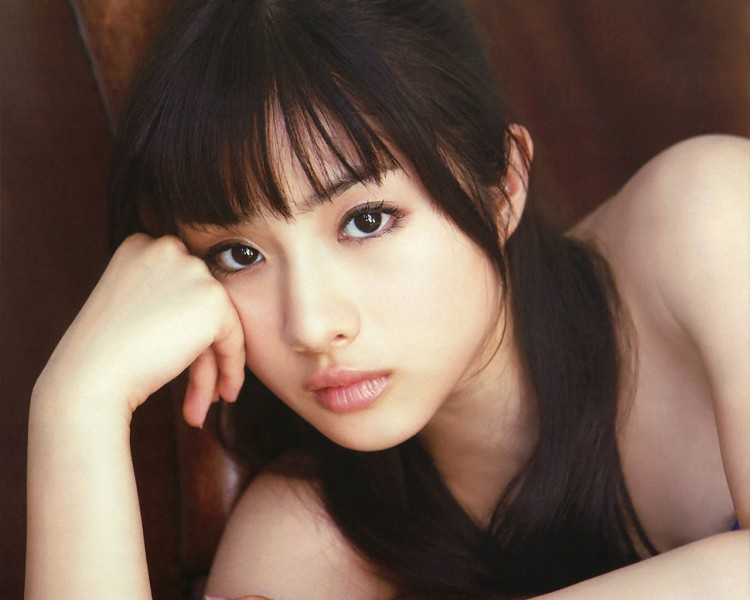
#> input picture test_girl.jpg, 750 x 600 px
$ jupyter execute --allow-errors p3_Linear_Algebra.ipynb   (shell and % lines are left out)
#> lines starting #> are read from the running program, lines starting #| are printed output that depends on the picture
# 线性代数：机器学习背后的优化原理


线性代数作为数学的一个分支，广泛应用于科学和工程中，掌握好线性代数对于理解和从事机器学习算法相关工作是很有必要的，尤其对于深度学习算法而言。因此，这个项目会从浅入深更好的帮助你学习与积累一些跟人工智能强相关的线性代数的知识。

本项目内容理论知识部分参考[《DeepLearning》又名花书](https://book.douban.com/subject/27087503/)第二章，希望大家支持正版购买图书。

若项目中的题目有困难没完成也没关系，我们鼓励你带着问题提交项目，评审人会给予你诸多帮助。

所有选做题都可以不做，不影响项目通过。如果你做了，那么项目评审会帮你批改，也会因为选做部分做错而判定为不通过。

## 准备工作

我们将讲解常用的线性代数知识，而学员需使用numpy来实现这些知识点（当然也可以自己写算法实现），还需要使用matplotlib完成规定图像习题，当然，本项目用到的python代码(或numpy的使用)课程中并未完全教授，所以需要学员对相应操作进行学习与查询，这在我们往后的人工智能学习之旅中是必不可少的一个技能，请大家珍惜此项目的练习机会。

当然，这里提供官方的[numpy Quickstart](https://docs.scipy.org/doc/numpy/user/quickstart.html#)来帮助你更好的完成项目。

本项目还需要使用LaTeX公式，以下两个链接供学习与使用：

[Latex cheatsheet](https://www.authorea.com/users/77723/articles/110898-how-to-write-mathematical-equations-expressions-and-symbols-with-latex-a-cheatsheet)

[aTeX Cookbook](http://www.personal.ceu.hu/tex/cookbook.html#inline)

首先，导入你所需的软件包。一般我们建议在工程开头导入**所有**需要的软件包。

[cell 1]
# TODO: import相关库
import numpy as np
import matplotlib.pyplot as plt

## 1、标量，向量，矩阵，张量

**首先，让我们回顾下基本的定义：**

- 标量（scalar）：形式而言，一个标量是一个单独的数，常用斜体的小写变量名称来表示。_v_

- 向量（vector）：形式而言，一个向量是一列有序数，常用粗体的小写变量名称表示**v**，或者上面标记剪头$\vec{v}$

- 矩阵（matrix）：形式而言，一个矩阵是一个二维数组，常用大写变量名称表示A，表示内部的元素则会使用$A_{i,j}$

- 张量（tensor）：形式而言，一个张量是一个多维数组，常用粗体的大写字母变量名称表示**T**，表示内部的元素则会使用$A_{i,j,z}$ 等等

用图片直观的显示区别如下

**接下来让我们回顾下基本的运算：**

- 加法

- 标量乘法

- 转置

- 矩阵向量乘法（内积，人工智能中常见的拼写：matrix product 或者 dot product）

**线性方程组：**

由矩阵乘法也演变出了我们最常见的线性方程组，已知矩阵与未知向量的乘积，等于另一个已知向量，通过此方程组可求解那个未知向量，一般写为x，具体如下表示。
等式左侧可以这么来理解：

列为具体的矩阵来看：
$$
\begin{bmatrix}
    A_{1,1} & A_{1,2} & \cdots & A_{1,n} \\\\
    A_{2,1} & A_{2,2} & \cdots & A_{2,n} \\\\
    \cdots & \cdots & \cdots & \cdots \\\\
    A_{m,1} & A_{m,2} & \cdots & A_{m,n}
\end{bmatrix}
\times
\begin{bmatrix}
    x_1 \\\\
    x_2 \\\\
    \cdots \\\\
    x_n
\end{bmatrix}
=
\begin{bmatrix}
    b_1 \\\\
    b_2 \\\\
    \cdots \\\\
    b_m
\end{bmatrix}
$$

或者更简单的表示为

$$Ax=b$$

既然有未知数，那么自然需要求解未知数，而我们的未知数需要满足所有方程，也不是一直都有解的，下面来列我们二维矩阵所组成的方程解的情况,若两条线平行不存在焦点，那么说明没有一个$x_1$, $x_2$同时满足两个方程，则此方程组无解，同理，若相交，则有一个解，若完全相等，则有无穷个解。

### 1.1、基本运算并绘图
例题 $\vec{v}$ + $\vec{w}$

$\hspace{1cm}\vec{v} = \begin{bmatrix} 1\\ 1\end{bmatrix}$

$\hspace{1cm}\vec{w} = \begin{bmatrix} -2\\ 2\end{bmatrix}$

结果需要先使用numpy计算向量运算结果，并用LaTeX公式表示：

$\hspace{1cm}\vec{v}+\vec{w} = \begin{bmatrix} -1\\ 3\end{bmatrix}$

并使用matlibplot绘制出(图表颜色样式不要求)

#### 1.1.1
**根据上面例题展示，计算并绘制  $2\vec{v}$ - $\vec{w}$  的结果**

$\hspace{1cm}\vec{v} = \begin{bmatrix} 4\\ 1\end{bmatrix}$

$\hspace{1cm}\vec{w} = \begin{bmatrix} -1\\ 2\end{bmatrix}$

[cell 2]
#首先定义向量v
v = np.array([4, 1])

#定义向量w
w = np.array([-1,2])

vw = v+w

#绘制向量的图形
vwx = plt.axes()
vwx.plot(0,0,'or')
vwx.arrow(0, 0, *v, color='b', linewidth=2.5, head_width=0.30, head_length=0.35)
plt.xlim(-2, 6)
plt.ylim(-2, 4)
vwx.arrow(v[0], v[1], *w, color='c',linestyle = 'dotted' ,linewidth=2.5, head_width=0.30, head_length=0.35)
vwx.arrow(0, 0, *vw, color='k', linewidth=2.5, head_width=0.30, head_length=0.35);
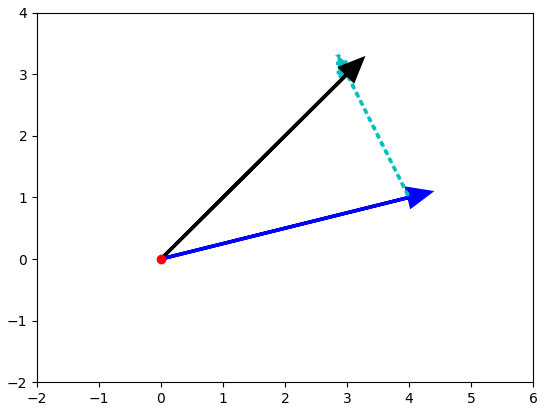
#> figure drawn by matplotlib, 1 panel

$\hspace{1cm}\vec{v}+\vec{w} = \begin{bmatrix} 3\\ 3\end{bmatrix}$

例题，方程组求解：
$$
\begin{cases}
y = 2x + 1\\\\
y = 6x - 2
\end{cases}
$$
用matplotlib绘制图表（图表样式不要求）

由上可知此方程组有且仅有一个解

需使用numpy（或自写算法）计算该解的结果,并用LaTeX公式表示出来(结果可以用小数或者分数展示)
$$
\begin{cases}
x = \frac{3}{4} \\\\
y = \frac{5}{2}
\end{cases}
$$

#### 1.1.2
**根据上面例题展示，绘制方程组，说明是否有解是否为唯一解，若有解需计算出方程组的解**
$$
\begin{cases}
y = 2x + 1\\\\
y = \frac{1}{10}x+6
\end{cases}
$$

[cell 3]
# 1.1.2 TODO
# 先表示为两个矩阵的,先求出解


t = np.array([1,60])
vw = np.array([[-2,1],[-1,10]])
print("\nMatrix vw:", vw, "\nVector t:", t, sep="\n")
try:

    result = np.linalg.solve(vw,t)
except LinAlgError as e:
    print(e)
print(result)
plt.plot([-0.5,0],[0,1],'b',linewidth=3)
plt.plot([-60,0],[0,6],'c-.',linewidth=3)
plt.plot([2.63157895],[6.26315789],'ro',linewidth=3)

plt.xlabel('Single Solution')

plt.show()
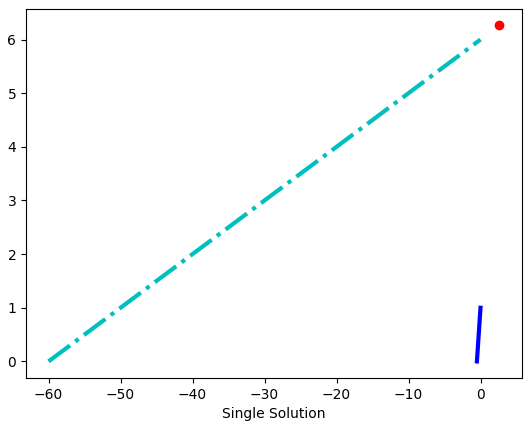
#> figure drawn by matplotlib, 1 panel
# 通过绘图得出总共几个解
# 一定会有一个交点

[cell 4]
x = np.arange(-10, 10)
y1 = 2*x + 1
y2 = (1/10)*x + 6
plt.figure()
plt.plot(x, y1)
plt.plot(x, y2)
plt.xlim(-2, 8)
plt.ylim(-2, 10)
# draw axes
plt.axvline(x=0,color='#A9A9A9');
plt.axhline(y=0,color='#A9A9A9');
#> (the rest of this cell did not finish here and is left out)

### 1.2、说明题
#### 1.2.1
**使用numpy（或自写算法）说明$(AB)^{\text{T}} = B^\text{T}A^\text{T}$**

**其中**
$$
A=\begin{bmatrix}
    21 & 7 \\\\
    15 & 42 \\\\
    9 & 6
\end{bmatrix},
B=\begin{bmatrix}
    4 \\\\
    33
\end{bmatrix}
$$

[cell 5]
# 1.2.1 TODO

A = np.array([[21,7],[15,42],[9,6]])
B = np.array([-1,2])
AB_T=np.matmul(A,B)
AB_T= AB_T.T


A_T_B_T = np.matmul(B.T,A.T)
print(AB_T==A_T_B_T)

#### 1.2.2
**使用numpy（或自写算法）说明  $A ( B + C ) = AB + AC$ **

**其中**
$$
A=\begin{bmatrix}
    9 & 3 \\\\
    8 & 4 \\\\
    7 & 6
\end{bmatrix},
B=\begin{bmatrix}
    5 \\\\
    2
\end{bmatrix},
C=\begin{bmatrix}
    5 \\\\
    7
\end{bmatrix}
$$

[cell 6]
# 1.2.2 TODO
A = np.array([[9,3],[8,4],[7,6]])
B = np.array([5,2])
C = np.array([5,7])
A_BC = np.matmul(A,B+C)
AB_AC = np.matmul(A,B)+np.matmul(A,C)
print(A_BC==AB_AC)

## 2、特殊矩阵

- 单位矩阵

如果选取任意一个向量和某矩阵相乘，该向量都不会改变，我们将这种保持n维向量不变的矩阵记为单位矩阵$I_n$

- 逆矩阵

如果存在一个矩阵，使$A^{-1} A = I_n$，那么$A^{-1}$就是A的逆矩阵。

- 对角矩阵

如果一个矩阵只有主对角线上还有非零元素，其他位置都是零，这个矩阵就是对角矩阵

- 对称矩阵

如果一个矩阵的转置是和它自己相等的矩阵，即$A=A^{T}$，那么这个矩阵就是对称矩阵

- 正交矩阵

行向量和列向量是分别标准正交(90度)的方阵，即$A^{T}A = AA^{T} = I_n$，又即$A^{-1} = A^{T}$，那么这种方阵就是正交矩阵

### 2.1、证明题

通过LaTeX公式，结合上面所述概念，假设$A^{-1}$存在的情况下，证明$Ax=b$的解$x={A}^{-1}{b}$

回答：

因为{A}^{-1}存在且不为0,等式左右两边同时乘以{A}^{-1}
${A}^{-1}Ax={A}^{-1}b$
因为${A}^{-1}A = I$,所以
$I_n {x}={A}^{-1}b$
因为和单位矩阵相乘得到的是本身,所以 $I_n{x}={x}$
所以${x}={A}^{-1}b$

### 2.2、 计算题

#### 2.2.1

通过numpy计算，再次验证2.1证明题
$$
\begin{cases}
y = 2x + 1\\\\
y = \frac{1}{10}x+6
\end{cases}
$$
并用LaTeX公式写出$A^{-1}$是多少（小数分数皆可）

[cell 7]
# 2.2.1 TODO
# 逆矩阵的求法

# Ax=b

那么转换这道题
就会变为
2x-y = -1
0.1x-y=-6

[cell 8]
A = np.array([[2,-1],[0.1,-1]])
A

[cell 9]
b = np.array([1,60])

[cell 10]
try:

    x = np.linalg.solve(A,b)
    print(x)
except LinAlgError as e:
    print(e)

[cell 11]
# 用numpy的求逆的方法,首先求出A的逆矩阵A-1
inv = np.linalg.inv(A)
inv

为了验证${x}={A}^{-1}b$  ,两边分别求出来看一下是否相等.

[cell 12]
inv.dot(b)
# 测试下老师是否说的对

[cell 13]
np.matmul(inv,b)
# 二者确实相等

* 二者都是矩阵乘法。
* np.matmul中禁止矩阵与标量的乘法。
* 在矢量乘矢量的內积运算中，np.matmul与np.dot没有区别。
* np.matmul中，多维的矩阵，将前n-2维视为后2维的元素后，进行乘法运算。

#### 2.2.2

1、请用numpy（或自写算法）实现一个6x6的对角矩阵，矩阵的对角线由3至8（含8）组成。

2、计算第一问生成的对角矩阵与向量$[6,7,1,2,5,9]^{T}$的乘积

[cell 14]
# 2.2.2 TODO
matrix_a = np.diag([i for i in range(3,9,1)])
print(matrix_a)
b = np.array([6,7,1,2,5,9])
mat = np.matmul(matrix_a,b.T)
mat = matrix_a.dot(b.T)

print(mat)

## 3、迹运算
迹运算返回的是矩阵对角元素的和，如图所示

写成数学公式为：
$$ \large Tr(A) = \sum_{i}A_{i,i}$$

**说明题：**

使用numpy验证
$$
\large Tr(ABC) = Tr(CAB) = Tr(BCA)
$$
其中
$$
A=
\begin{bmatrix}
    7 & 6 \\\\
    29 & 3
\end{bmatrix}
$$

$$
B=
\begin{bmatrix}
    2 & -8 \\\\
    9 & 10
\end{bmatrix}
$$

$$
C=
\begin{bmatrix}
    2 & 17 \\\\
    1 & 5
\end{bmatrix}
$$

[cell 15]
# 3 TODO
A = np.array([[7,6],[29,3]])
B = np.array([[2,-8],[9,10]])
C = np.array([[2,17],[1,5]])
ABC = np.matmul(np.matmul(A,B),C)
CAB = np.matmul(np.matmul(C,A),B)
BCA = np.matmul(np.matmul(B,C),A)
#观察了下就是乘以一个单位矩阵，一经发现错误了
# unit_matrix = np.eye(2)
print(ABC[0][0]+ABC[1][1])
print(CAB[0][0]+CAB[1][1])
print(BCA[0][0]+BCA[1][1])
# 确实相等

[cell 16]
# 老师的方法
A = np.array([[7, 6], [29, 3]])
B = np.array([[2, -8], [9, 10]])
C = np.array([[2, 17], [1, 5]])
TrABC = np.trace(A.dot(B).dot(C))
print(TrABC)
TrCAB = np.trace(C.dot(A).dot(B))
print(TrCAB)
TrBCA = np.trace(B.dot(C).dot(A))
print(TrBCA)

## 4、衡量向量以及矩阵的大小：范数与条件数

### 范数的定义

在线性代数等数学分支中，范数（Norm）是一个函数，其给予某向量空间（或矩阵）中的每个向量以长度或称之为大小。对于零向量，其长度为零。直观的说，向量或矩阵的范数越大，则我们可以说这个向量或矩阵也就越大。有时范数有很多更为常见的叫法，如绝对值其实便是一维向量空间中实数或复数的范数，范数的一般化定义：设$p\ge 1$，p-norm用以下来表示

$$ \large {\Vert x \Vert}_{p} =  \lgroup {\sum_{i}{\vert x_i \vert}^p }\rgroup ^{\frac{1}{p}}$$

此处，当p=1时，我们称之曼哈顿范数(Manhattan Norm)。其来源是曼哈顿的出租车司机在四四方方的曼哈顿街道中从一点到另一点所需要走过的距离。也即我们所要讨论的L1范数。其表示某个向量中所有元素绝对值的和。 而当p=2时，则是我们最为常见的Euclidean norm。也称为Euclidean distance，中文叫欧几里得范数，也即我们要讨论的L2范数，他也经常被用来衡量向量的大小。 而当p=0时，严格的说此时p已不算是范数了，L0范数是指向量中非0的元素的个数，但很多人仍然称之为L0范数（Zero norm零范数）。 这三个范数有很多非常有意思的特征，尤其是在机器学习中的正则化（Regularization）以及稀疏编码（Sparse Coding）有非常有趣的应用，这个在进阶课程可以做更深入的了解。

**L0 范数**
$$ \large \Vert x \Vert = \sqrt[0]{\sum_i x_i^0} = \#(i|x_i \neq0) $$
**L1 范数**
$$ \large {\Vert x \Vert}_{1} =  \lgroup {\sum_{i}{\vert x_i \vert} }\rgroup $$
**L2 范数**
$$ \large {\Vert x \Vert}_{2} =  \lgroup {\sum_{i}{\vert x_i \vert}^2 }\rgroup ^{\frac{1}{2}}$$

另外这里还存在特例：
 当 $ p -> \infty $ 时，我们称之为 $ L^{\infty} $范数，也被称为“maximum norm（max范数）”，这个范数表示向量中具有最大幅度的元素的绝对值：

$$ \large {\Vert x \Vert}^{\infty} =  \max_{i}{\vert x_i \vert} $$

[以上资料部分参考wiki](http://t.cn/RINHvvt)

### 4.1、计算向量的范数
编写一个函数来计算一下向量的各种范数。

[cell 17]
a = np.array([[1,0,3],[1,2,0]])

[cell 18]
b = np.array(a)
np.count_nonzero(b)
np.max(b)

[cell 19]
np.count_nonzero([[1,0,3],[1,2,0]])

[cell 20]
# TODO 实现这里向量范数计算的函数，要求可以计算p = 0,1,2,3 ... 无穷 情况下的范数

""" 计算向量的范数
    参数
        x: 向量 numpy数组 或者list数组
        p: 范数的阶，int型整数或者None
        infty: 是否计算max范数，bool型变量，True的时候表示计算max范数，False的时候计算p范数

    返回
        向量的范数，float类型数值

    hint:
        1.你需要首先判断infty是True or False, 然后判断p 是否为零
        2.注意int类型变量在计算时候需要规整为float类型

"""
def calc_Norm(x, p = 2, infty = False):
    if infty:
        x = np.array(x,dtype=float)
        max_data = np.max(x)
        X = np.abs(max_data)
    elif p ==0:
        X = np.count_nonzero(x)
    else:
        x = np.array(x,dtype=float)
        power_sum = np.sum(np.power(x, p))
        X = np.power(power_sum,1/p)
    return X

`x_norm=np.linalg.norm(x, ord=None, axis=None, keepdims=False)`用numpy自带的验证下

[cell 21]
a = np.array([1,0,3])

## 非无穷非0范数

[cell 22]
np.linalg.norm(a,ord=3) ==calc_Norm(a ,p=3)

## 无穷范数

[cell 23]
np.linalg.norm(a,ord=np.inf) ==calc_Norm(a ,p=3,infty = True)

## L0范数

[cell 24]
np.linalg.norm(a,ord=0) ==calc_Norm(a ,p=0)

### 4.2、计算矩阵的范数
我们也需要衡量矩阵的大小，对于矩阵大小的衡量在很多优化问题中是非常重要的。而在深度学习中，最常见的做法是使用Frobenius 范数(Frobenius norm)，也称作矩阵的F范数，其定义如下：

$$ \large {\Vert A \Vert}_{F} =  \sqrt {\sum_{i,j}{\vert A_{i,j} \vert}^2 } $$

我们这里继续来计算一下F范数

[cell 25]
# TODO 实现这里矩阵Frobenius范数计算的函数

""" 计算向量的范数
    参数
        A: 给定的任意二维矩阵 list或者numpy数组形式

    返回
        矩阵的Frobenius范数，float类型数值

"""
def calc_Frobenius_Norm(A):
    x = np.array(A,dtype=float)
    power_sum = np.sum(np.power(x, 2))
    X = np.power(power_sum,1/2)
    return X

# 好有成就感,谢谢老师的指导!!!!

### 4.3、计算矩阵的条件数
矩阵的条件数(condition number)是矩阵（或者它所描述的线性系统）的稳定性或者敏感度的度量，我们这里为了简化条件，这里只考虑矩阵是奇异矩阵的时候，如何计算以及理解条件数(condition number):

当矩阵A为奇异矩阵的时候，condition number为无限大；当矩阵A非奇异的时候，我们定义condition number如下：

$$ \large \kappa{(A)} =  {\Vert A \Vert}_F {\Vert A^{-1} \Vert}_F$$

[奇异矩阵，非奇异矩阵](https://zh.wikipedia.org/wiki/%E9%9D%9E%E5%A5%87%E5%BC%82%E6%96%B9%E9%98%B5)

计算矩阵的条件数

一个n×n的方阵A的行列式记为det(A)或者|A|，一个2×2矩阵的行列式可表示如下：

矩阵A的条件数等于A的范数与A的逆的范数的乘积，即cond(A)=‖A‖·‖A^(-1)‖，对应矩阵的3种范数，相应地可以定义3种条件数。 函数 cond(A,1)、cond(A)或cond(A inf) 是判断矩阵病态与否的一种度量，条件数越大矩阵越病态。

[cell 26]
""" 计算矩阵的条件数
    参数
        A: 给定的任意二维矩阵 list或者numpy数组形式

    返回
        矩阵的condition number,

"""
def calc_Condition_Number(A):
    x = np.array(A)
    inv = np.linalg.inv(x)
    return calc_Frobenius_Norm(x)*calc_Frobenius_Norm(inv)
#   矩阵的范数常用的只有一种Frobenius 范数

### (选做)4.4、条件数的理解与应用

a. 有如下两个2*2的非奇异矩阵A和B:

$ A = \begin{bmatrix}
     1   &2 \\
     3   &4 \\
\end{bmatrix} $

$ B = \begin{bmatrix}
     1   &2 \\
     2   &4.0001 \\
\end{bmatrix}
$

计算condition number(A), condition number(B);

b. 根据上面构造的矩阵A,B分别计算线性系统方程组的解$w$:

   A $ \begin{bmatrix}w_{a1}\\w_{a2}\\ \end{bmatrix} $ = $ \begin{bmatrix}1\\2\\ \end{bmatrix} $,

   B $ \begin{bmatrix}w_{b1}\\w_{b2}\\ \end{bmatrix} $ = $ \begin{bmatrix}1\\2\\ \end{bmatrix} $,

   A $ \begin{bmatrix}w_{a1}\\w_{a2}\\ \end{bmatrix} $ = $ \begin{bmatrix}{1.0001}\\{2.0001}\\ \end{bmatrix} $,

   B $ \begin{bmatrix}w_{b1}\\w_{b2}\\ \end{bmatrix} $ = $ \begin{bmatrix}{1.0001}\\{2.0001}\\ \end{bmatrix} $.

c. 计算完成之后，比较condition number大小与线性系统稳定性之间的关系，并且给出规律性的总结；

# a

[cell 27]
A = np.array([[1,2],[3,4]])
calc_Condition_Number(A)

[cell 28]
B = np.array([[1,2],[2,4.0001]])
calc_Condition_Number(B)

# b

[cell 29]
t = np.array([1,2])
result = np.linalg.solve(A,t)
result

[cell 30]
t = np.array([1,2])
result = np.linalg.solve(B,t)
result

[cell 31]
t = np.array([1.0001,2.0001])
result = np.linalg.solve(A,t)
result

[cell 32]
t = np.array([1.0001,2.0001])
result = np.linalg.solve(B,t)
result

## 看不出有什么特点

d. **阅读与思考**: 考虑更为通用的一种情况，我们计算一个典型的线性回归系统:

$$ Xw = b $$

可以简单推导得出其闭式解为：$ w=(X^TX)^{−1}X^Tb $ ，如果 $X^TX$可逆

推导过程：

1.等式两边乘以$X^T$
$$ X^TXw = X^Tb $$
2.等式两边乘以$(X^TX)^{-1}$
$$ (X^TX)^{-1}X^TXw = (X^TX)^{−1}X^Tb $$
3.因为$A^{-1}A = I$，两边约去即可得：
$$ w=(X^TX)^{−1}X^Tb $$

当我们需要拟合的数据X满足数据量远远小于特征数目的时候，也就是X矩阵的行数 << X矩阵的列数的时候，因为$X^TX$不是奇异矩阵，此时方程组不存在闭式解；那么我们该如何重新构造$X^TX$，使得该闭式解成立？

hint1. 单位矩阵的condition number是最低的，是最为稳定的；

hint2. 如果要使得该系统存在闭式解，那么就必须使得求逆运算是可以进行的，也就是说重新构造的$X^TX$必须是可逆的方阵；

hint3. 重新构造的方式可以是在$X^TX$基础上进行加或者减或者乘除相关矩阵的操作；

一种可行的方式就是：
$$ w = (X^TX+\lambda I)^{−1}X^Tb $$

实际上我们最为常用的[Ridge Regression](http://scikit-learn.org/stable/modules/linear_model.html)和 L2范数以及condition number之间某种程度上是可以相互推导的：

首先，Ridge Regression的损失函数为：
$$ J_w = min({\Vert Xw -y \Vert}^2 + \alpha {\Vert w \Vert}^2) $$
我们展开这个损失函数：
$$ {\Vert Xw -y \Vert}^2 + \alpha {\Vert w \Vert}^2  =  (Xw -y)^T (Xw-y) + \alpha w^Tw$$
由于这里是一个凸函数，我们令导数等于零，即为最小值的解，求导可得：
$$ X^T (Xw-y) + \alpha w = 0 $$

整理即可得到：
$$ w = (X^TX+\lambda I)^{−1}X^Tb $$

## 5、SVD

[SVD](https://en.wikipedia.org/wiki/Singular-value_decomposition)是Singular value decomposition的缩写，称为奇异值分解，是分解矩阵的一种方式，会将矩阵分解为奇异向量（singular vector）和奇异值（singular value），分解的意义其实很明确，就是想将一个很大很复杂的矩阵，用更小更简单的几个子矩阵的相乘来表示，这些小矩阵描述的是矩阵的重要的特性。

那么SVD具体的数学表达是什么呢？

假设有一个矩阵C，我们可以将矩阵C分解为三个矩阵的乘积：

$$\large C = UDV^{T}$$

如果C是一个m x n的矩阵，那么U是一个m x m的矩阵，D是一个m x n的矩阵，V是一个n x n的矩阵，这些小矩阵并不是普普通通的矩阵，U和V都定义为正交矩阵，而D定义为对角矩阵。

SVD最常用的做法就是用来进行特征的降维以及矩阵的低秩重构，例如这里分别取矩阵U、D、VT的前k列，如图示中的白色部分，然后重新计算新的C矩阵，即为k维度下的矩阵重构，这种方法被广泛应用于自然语言处理[LSA](https://en.wikipedia.org/wiki/Latent_semantic_analysis)、推荐系统[SVD++,FM,FFM](https://tech.meituan.com/deep_understanding_of_ffm_principles_and_practices.html)等领域，如有兴趣可以继续参考链接相关资料。

具体计算UDV的算法不是我们这个项目的关键，我们只需使用numpy得出结果即可，下面的习题，将会带你体会SVD的某一应用场景。

提示：我们会需要使用[numpy.linalg](https://docs.scipy.org/doc/numpy-1.13.0/reference/routines.linalg.html)相关函数。

### 5.1、使用numpy去计算任意矩阵的奇异值分解：

[cell 33]
""" 计算任意矩阵的奇异值分解
    参数
        A: 给定的任意二维矩阵 list或者numpy数组形式

    返回
        使用numpy.linalg相关函数，直接返回分解之后的矩阵U,D,V
        （可以尝试一下使用np.shape一下分解出来的U，D，VT，会发现维度跟我们上面讲解所描述的不同，
        暂时不用管他直接返回np求解出的U，D，VT即可）

"""
# np.linalg.svd(a,full_matrices=1,compute_uv=1)
def calc_svd(A):
    return np.linalg.svd(A)

[cell 34]
b

[cell 35]
calc_svd(b)

## 老师这三道题能不能把正确答案给我：），或者给点思路我研究下，可以不用着急给我过，这几道题我再试试．．

### (选做) 5.2、利用奇异值分解对矩阵进行降维

[cell 36]
# TODO 利用SVD进行对于矩阵进行降维

""" 利用SVD进行对于矩阵进行降维
    参数
        A: 给定的任意二维矩阵 list或者numpy数组形式 shape为(m,n)
        topk: 降维的维度 (m,n) -> (m,topk)

    返回
        降维后的矩阵 (m, topk)

    hint
    1. 对角矩阵D存在一个较为明显的特性，就是D的对角线元素是递减的，这些元素实际上是衡量了所分解的矩阵U,V的列向量的重要性
    2. 因此我们常说的svd降维就是利用选取的前topk大的对角线矩阵元素进行构造新的降维矩阵
    3. U的按照前topk截取的列向量 * topk截取的对角矩阵 即为新的降维后的矩阵

"""
def calc_svd_decompostion(A, topk = 2):

    pass

### (选做) 5.3、利用奇异值分解对矩阵进行降维后重构

[cell 37]
""" 利用SVD进行对于矩阵进行降维
    参数
        A: 给定的任意二维矩阵 list或者numpy数组形式 shape为(m,n)
        topk: 降维的维度 (m,n) -> (m,topk)

    返回
        降维重构后的矩阵 (m, n)
    hint
        这里除了降维矩阵外，另外一个较为常见的应用就是对矩阵进行重构，具体的做法类似前面的思路
        1. 选取对应的U，D，V的topk向量
        2. U的按照前topk截取的列向量 * topk截取的对角矩阵 * V^T按照前topk截取的行向量(注意这里是V的转置,因为分解得到的是V^T)

"""
def calc_svd_reconsitution(A, topk = 2):
    pass

### (选做) 5.4、计算不同降维大小重构矩阵的Frobenius范数损失

定义矩阵$A$以及使用SVD降维（降维大小为k)分解后的重构矩阵$A_k$，则这里的F范数损失定义如下：

  $$ \Large Loss_{F} = {\Vert A - A_k \Vert}_F $$

这里需要编码求出对于给定的矩阵A 分别在不同的降维幅度下重构后的F范数损失，并且作出损失大小随着降维大小的变化图：

[cell 38]
## 不要修改这里！
import numpy as np
#> (the rest of this cell did not finish here and is left out)

#> (a cell that did not finish here is left out)

### 5.5、SVD的有趣应用
为了这个习题我准备了两张图，参见项目文件夹下的test_girl.jpg和test_boy.jpeg，自选一张，你需要
- 需要使用 `PIL` 加载你所选择的图像（[文档](https://pillow.readthedocs.io/en/latest/reference/Image.html)）,所以记得导入需要的包（模块）
- 使用Image的[convert方法](https://pillow.readthedocs.io/en/latest/reference/Image.html#PIL.Image.Image.convert)将图像变为灰度图
- 将convert后的结果转换成np.array,需用到[Image.getdata方法](https://pillow.readthedocs.io/en/latest/reference/Image.html#PIL.Image.Image.getdata)来读取图片每个pixel的数据，特别注意一下，对于彩色的图来说，即使我们转为了灰度图，但每一个pixel还是由RGB三个维度组成，所以在getdata时，band需要设定为某一个颜色index，比如band = 0，这样只用R这个维度的数据。用这个方法来保证图片的每个pixel只占有一个单元的空间。
- 因为我们转np.array时破坏了原有图形的样子，变成了一个一维数据，我们要将转换后的np.array恢复到图片应有的size，转换后，可以shape确认下是否与最开始转出的灰度图的size一致，注意图的size是（宽，高），而宽对应array.shape的应该是列，而高对应的是行，别弄反了。
- 使用上方实现的calc_svd函数计算上一步计算出的np.array数据，赋值给变量：U,D,VT
- 打印出U,D,VT的shape形状，尤其注意观察D的shape
- 在U，VT，D变量成功实现的情况下，运行测试程序看效果

[cell 40]
# 5.5 TODO

from PIL import Image

im_path = "./test_girl.jpg"
im1 = Image.open(im_path)
#> im1 is the input picture: PIL image 750x600 RGB; mean R, G, B 116.3, 93.9, 81.5
print (' From image path {}'.format(im1))
#|  From image path <PIL.JpegImagePlugin.JpegImageFile image mode=RGB size=750x600 at 0x7F336E0EAB90>
#> (the rest of the program and of its run is left out)
